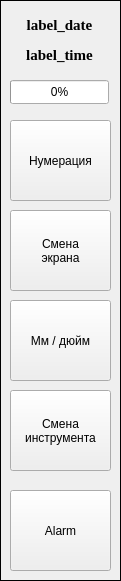
   <widget class="QFrame" name="frame_10">
    <property name="geometry">
     <rect>
      <x>690</x>
      <y>0</y>
      <width>121</width>
      <height>581</height>
     </rect>
    </property>
    <property name="frameShape">
     <enum>QFrame::Shape::Box</enum>
    </property>
    <property name="frameShadow">
     <enum>QFrame::Shadow::Plain</enum>
    </property>
    <widget class="QPushButton" name="button_smenaekrana">
     <property name="geometry">
      <rect>
       <x>10</x>
       <y>210</y>
       <width>101</width>
       <height>81</height>
      </rect>
     </property>
     <property name="text">
      <string>Смена 
экрана</string>
     </property>
    </widget>
    <widget class="QPushButton" name="button_mmdyum">
     <property name="geometry">
      <rect>
       <x>10</x>
       <y>300</y>
       <width>101</width>
       <height>81</height>
      </rect>
     </property>
     <property name="text">
      <string>Мм / дюйм</string>
     </property>
    </widget>
    <widget class="QPushButton" name="button_changesk">
     <property name="geometry">
      <rect>
       <x>10</x>
       <y>390</y>
       <width>101</width>
       <height>81</height>
      </rect>
     </property>
     <property name="text">
      <string>Смена
инструмента</string>
     </property>
    </widget>
    <widget class="QPushButton" name="button_priv">
     <property name="geometry">
      <rect>
       <x>10</x>
       <y>490</y>
       <width>101</width>
       <height>81</height>
      </rect>
     </property>
     <property name="text">
      <string>Alarm</string>
     </property>
    </widget>
    <widget class="QPushButton" name="button_numeration">
     <property name="geometry">
      <rect>
       <x>10</x>
       <y>120</y>
       <width>101</width>
       <height>81</height>
      </rect>
     </property>
     <property name="text">
      <string>Нумерация</string>
     </property>
    </widget>
    <widget class="QProgressBar" name="progressBar_runtime">
     <property name="geometry">
      <rect>
       <x>10</x>
       <y>80</y>
       <width>99</width>
       <height>24</height>
      </rect>
     </property>
     <property name="value">
      <number>0</number>
     </property>
     <property name="alignment">
      <set>Qt::AlignmentFlag::AlignCenter</set>
     </property>
    </widget>
    <widget class="QLabel" name="label_time">
     <property name="geometry">
      <rect>
       <x>10</x>
       <y>40</y>
       <width>99</width>
       <height>29</height>
      </rect>
     </property>
     <property name="font">
      <font>
       <family>Times New Roman</family>
       <pointsize>11</pointsize>
       <bold>true</bold>
      </font>
     </property>
     <property name="text">
      <string>label_time</string>
     </property>
     <property name="alignment">
      <set>Qt::AlignmentFlag::AlignCenter</set>
     </property>
    </widget>
    <widget class="QLabel" name="label_date">
     <property name="geometry">
      <rect>
       <x>10</x>
       <y>10</y>
       <width>99</width>
       <height>29</height>
      </rect>
     </property>
     <property name="font">
      <font>
       <family>Times New Roman</family>
       <pointsize>11</pointsize>
       <bold>true</bold>
      </font>
     </property>
     <property name="text">
      <string>label_date</string>
     </property>
     <property name="alignment">
      <set>Qt::AlignmentFlag::AlignCenter</set>
     </property>
    </widget>
   </widget>
